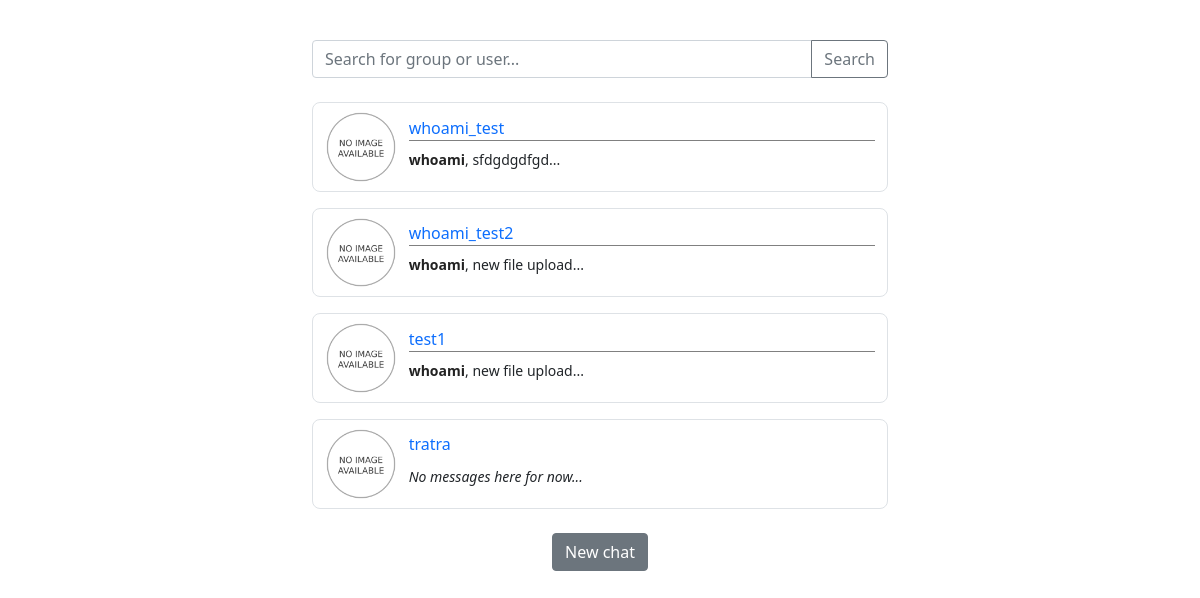
Screenshot of / (signed in) with the database file from the repository.
### chat/models.py (models this page shows, shortened)
class ChatRoom(models.Model):
    name = models.CharField(max_length=50, unique=True)
    members = models.ManyToManyField(User, related_name='user_rooms')
    logo = models.ImageField(
        upload_to='group_logo/%Y/%m/%d', default="default/group_logo.png")
    is_private = models.BooleanField(default=False)
    owner = models.ForeignKey(User,
                              on_delete=models.CASCADE,
                              related_name="first_user")
    second_user = models.ForeignKey(User,
                                    on_delete=models.CASCADE,
                                    related_name="second_user",
                                    null=True,
                                    blank=True)
    created = models.DateTimeField(auto_now_add=True)
    def get_absolute_url(self):
        return reverse("chat:room", kwargs={"room_name": self.name})

class Message(models.Model):
    room = models.ForeignKey(
        ChatRoom, on_delete=models.CASCADE, related_name='room_messages')
    sender = models.ForeignKey(
        User, on_delete=models.CASCADE, related_name='users_messages')
    text = models.TextField()
    timestamp = models.DateTimeField(auto_now_add=True)
    image = models.ImageField(
        upload_to='uploads/%Y/%m/%d', null=True, blank=True)

### users/models.py (models this page shows, shortened)
class CustomUser(AbstractBaseUser, PermissionsMixin):
    email = models.EmailField('email address', unique=True)
    name = models.CharField('username', max_length=30, unique=True)
    is_staff = models.BooleanField(default=False)
    is_active = models.BooleanField(default=True)
    date_joined = models.DateTimeField(default=timezone.now)
    USERNAME_FIELD = 'email'
    REQUIRED_FIELDS = ['name', ]
    objects = CustomUserManager()

### chat/views.py (the view)
# urls.py: path('', views.RoomListView.as_view(), name="index"),
class RoomListView(LoginRequiredMixin, View):
    template_name = 'chat/index.html'
    def get(self, request):
        user = request.user
        room_list = user.user_rooms.all()
        return render(request, self.template_name, {'room_list': room_list})

### chat/templates/chat/index.html (shortened to what this page needs)
{% extends 'base.html' %}
{% load static %}
{% block content %}
<div class="container-fluid">
    <div class="row mt-4 justify-content-center">
        <div class="col-lg-6">
            <form action="{% url 'chat:search' %}" method="get">
                <div class="input-group mt-3 mb-4 px-0 mx-0">
                    <input class="form-control" id="room-name-input" type="text" name="q" aria-describedby="room-name-submit" placeholder="Search for group or user...">
                    <button class="btn btn-outline-secondary" type="button" id="room-name-submit">Search</button>
                </div>
            </form>
            {% if room_list.count != 0 %}
                {% for room in room_list %}
                    <div class="border row mt-3 mx-0 align-items-center" style="border-radius: 8px;">
                        <div class="col-lg-2">
                            <img class="rounded-circle my-2 img-fluid" src="{{ room.logo.url }}" alt="">
                        </div>
                        <div class="col-lg-10" style="padding-left: 0;">
                            <div class="mt-2">
                                <a style="text-decoration: none;" href="{{ room.get_absolute_url }}">{{ room.name }}</a>
                                {% if room.room_messages.count > 0 %}
                                    <div style="border-bottom: 1px solid grey;"></div>
                                    <p class="mt-2 small" ><span style="color: #222">{{ room.room_messages.last.sender.name }}</span>, {{ room.room_messages.last.text|truncatewords:10 }}...</p>
                                {% else %}
                                    <p class="mt-2"><small style="font-style: italic;">No messages here for now...</small></p>
                                {% endif %}
                            </div>
                        </div>
                    </div>
                {% endfor %}
            <div class="text-center mt-4">
                <a class="btn btn-secondary" href="{% url 'chat:create' %}">New chat</a>
            </div>
            {% endif %}
        </div>
    </div>
</div>
{% endblock content %}

### templates/base.html (shortened to what this page needs)
{% load static %}
<!doctype html>
<html lang="en">
<head>
    <link href="https://cdn.jsdelivr.net/npm/bootstrap@5.0.0-beta1/dist/css/bootstrap.min.css" rel="stylesheet">
    <link rel="stylesheet" href="{% static 'css/room_style.css' %}">
</head>
<body>
    {% block content %}{% endblock content %}
</body>
</html>

### static-files/css/room_style.css (style rules this page uses)
span { font-size: 14px; color: blue; font-weight: 600; }

### rows the page displays
ChatRoom: logo (picture), name "whoami_test", room_messages.last.sender.name "whoami", room_messages.last.text "sfdgdgdfgd"
ChatRoom: logo (picture), name "whoami_test2", room_messages.last.sender.name "whoami", room_messages.last.text "new file upload"
ChatRoom: logo (picture), name "test1", room_messages.last.sender.name "whoami", room_messages.last.text "new file upload"
ChatRoom: logo (picture), name "tratra", shows "No messages here for now..."
